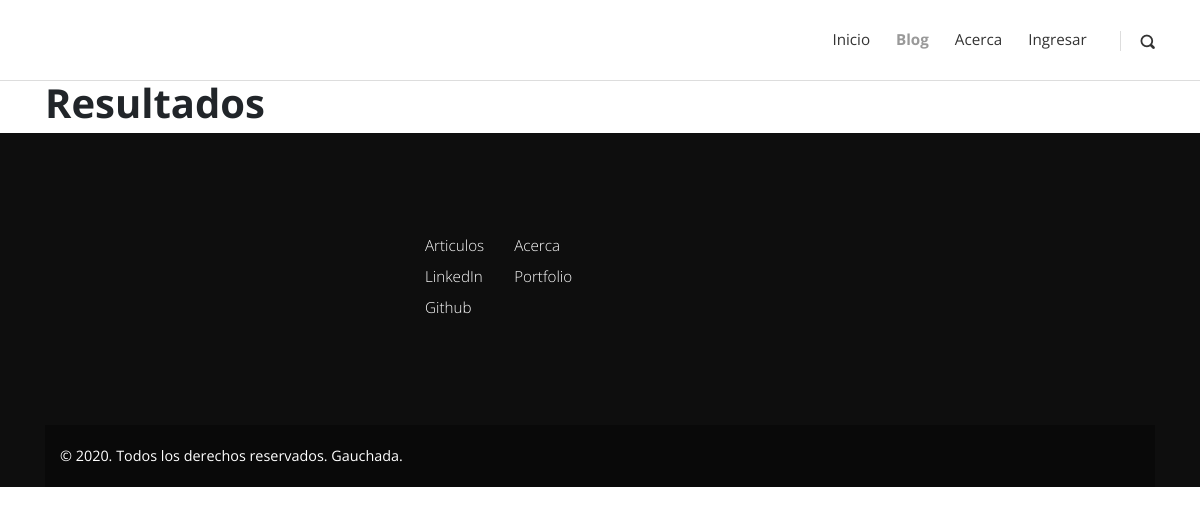
/search/, run on an earlier commit of the app's database.
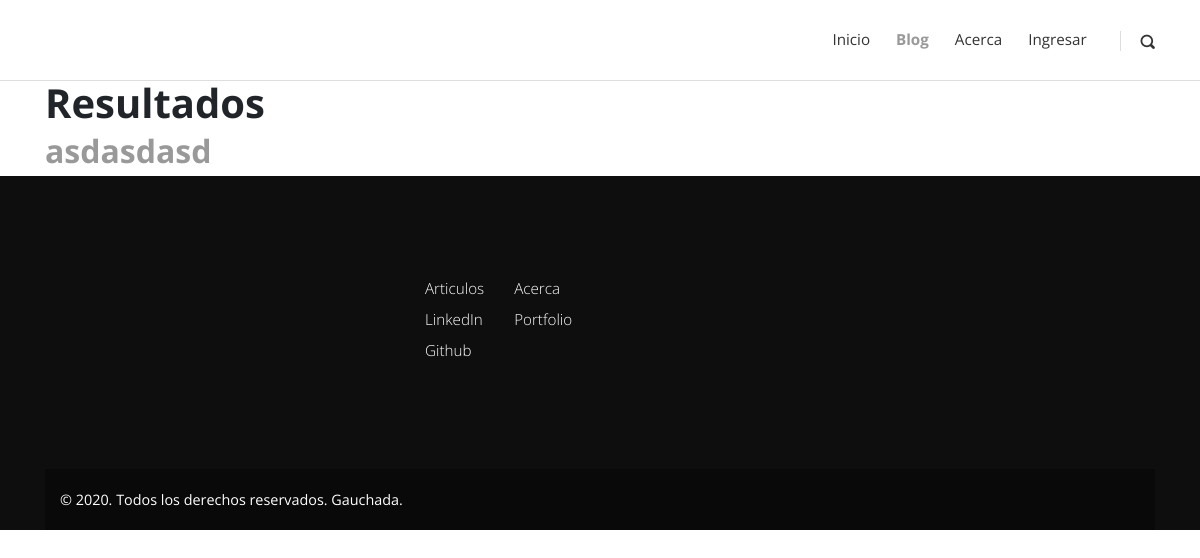
And on a later commit of the database.
### post/models.py (models this page shows, shortened)
class Post(models.Model):
    title = models.CharField(max_length=100)
    overview = models.TextField()
    content = RichTextUploadingField()
    timestamp = models.DateTimeField(auto_now_add=True)
    author = models.ForeignKey(Author, on_delete=models.CASCADE)
    thubnail = models.ImageField()
    categories = models.ManyToManyField(Category)
    featured = models.BooleanField()
    previous_post = models.ForeignKey('self', related_name='previous', on_delete=models.SET_NULL, blank=True, null=True)
    next_post = models.ForeignKey('self', related_name='next', on_delete=models.SET_NULL, blank=True, null=True)
    def get_absolute_url(self):
        return reverse("post-detail", kwargs={"id": self.id})

### post/views.py (the view)
# urls.py: path('search/', search, name='search'),
def search(request):
    query = request.GET.get('q')
    queryset = Post.objects.all()
    if query:
        queryset = queryset.filter(
            Q(title__icontains=query) |
            Q(overview__icontains=query)
        ).distinct()
    return render(request, 'search_post.html', {
        'queryset': queryset,
    })

### templates/search_post.html
{% extends 'base_tmpl.html' %}
{% load static %}
{% block content %}
    <div class='container'>
        <h1>Resultados</h1>
        {% for post in queryset%}
            <h2><a href="{{ post.get_absolute_url }}">{{ post.title }}</a></h2>
        {% endfor %}
    </div>
{% endblock content %}

What changed in the data, as far as the page shows it:
added Post: title "asdasdasd"
